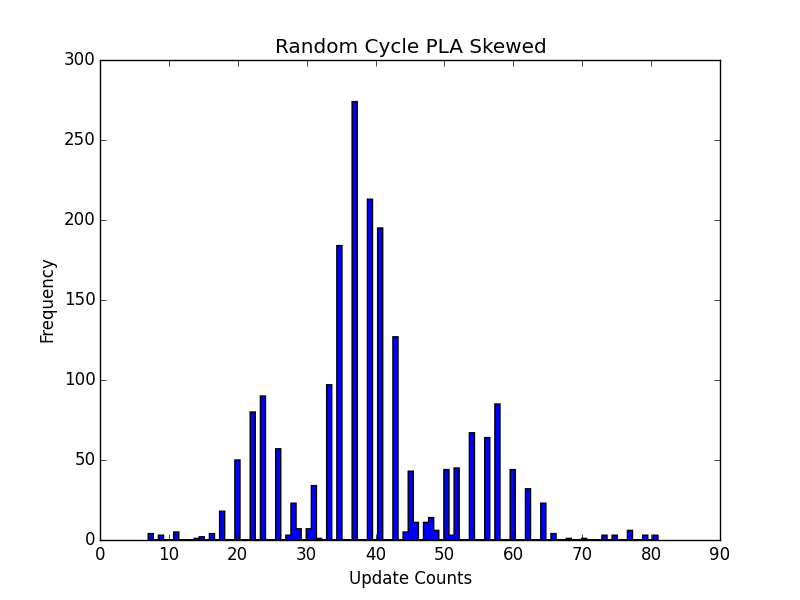

Here is the Python script that generated this plot:
#!/usr/local/bin/python
from vector import vector
import random
import matplotlib.pyplot as plt
import numpy as np

class dataset:
	def __init__(self):
		self.input_vectors = list()
		self.labels = list()		

def fetch_input(filename,x0):
	d = dataset()
	with open(filename) as f:
		for line in f:
			(x1,x2,x3,x4,y1) = line.split()
			#print (x1,x2,x3,x4,y1)
			v = vector(5)
			v.set_value_by_list([x0,float(x1),float(x2),float(x3),float(x4)])
			d.input_vectors.append(v)
			d.labels.append(float(y1))
	return d

def sign(value):
	if(value>0):
		return 1
	else:
		return -1;


def initialize_and_permute(permutation,n):
	for i in range(n): 
		j = random.randint(0,n-1)
		temp = permutation[i]
		permutation[i] = permutation[j];
		permutation[j] = temp;
	

def init_sequence(n):
	ret = list()
	for i in range(n):
		ret.append(i)
	return ret

def cyclic_pla():
	w = vector(5)
	x0 = 1
	d = fetch_input("hw1_15_train.dat",x0)
	updated = True
	counter = 0
	last_index =0 
	while updated:
		updated = False
		for t in range(len(d.input_vectors)):
			if(sign(d.input_vectors[t].inner_product(w))!= d.labels[t]):
				w = d.input_vectors[t].scale(d.labels[t]).add(w)
				updated = True
				counter = counter +1
				last_index = t
	print counter
	w.output()
	print last_index
#		print t
	#d.input_vectors[0].extend_vector_by_constant(x0).output()

#cyclic_pla()

def rand_start_pla_skew(d):
	w = vector(5)
	updated = True
	counter = 0
	last_index =0 
	seq = init_sequence(len(d.input_vectors))
	initialize_and_permute(seq,len(d.input_vectors))
	print seq
	while updated:
		updated = False
		for i in range(len(d.input_vectors)):
			t = seq[i]
			if(sign(d.input_vectors[t].inner_product(w))!= d.labels[t]):
				w = d.input_vectors[t].scale(0.5*d.labels[t]).add(w)
				updated = True
				counter = counter +1
				last_index = t
	return counter

def rand_start_pla_exp_skew():
	x0 = 1
	d = fetch_input("hw1_15_train.dat",x0)
	result = list()
	for i in range(2000):
		result.append(rand_start_pla_skew(d))
	
	plt.hist(result, 100, histtype='stepfilled')
	plt.title("Random Cycle PLA Skewed")
	plt.xlabel("Update Counts")
	plt.ylabel("Frequency")
	#plt.show()
	#fig = plt.gcf()
	plt.savefig('q17.png')
	print "The Average number of update is %f " % np.average(result)

rand_start_pla_exp_skew()